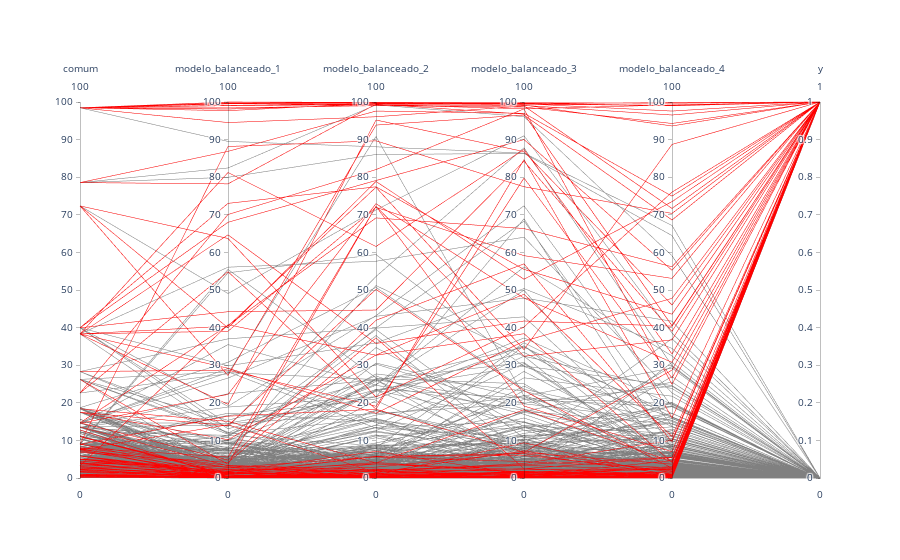

The cell this chart's notebook holds for it:
### Code cell
import plotly.graph_objects as go

import plotly.graph_objects as go

fig = go.Figure(data=
    go.Parcoords(
        line = dict(color = previsoes['y'],
                   colorscale = [[0,'grey'], [1,'red']]),
        dimensions = list([
            dict(range = [0, 100],
                label = 'comum', values = previsoes['comum']),
            dict(range = [0, 100],
                label = 'modelo_balanceado_1', values = previsoes['modelo_balanceado_1']),
            dict(range = [0, 100],
                label = 'modelo_balanceado_2', values = previsoes['modelo_balanceado_2']),
            dict(range = [0, 100],
                label = 'modelo_balanceado_3', values = previsoes['modelo_balanceado_3']),
            dict(range = [0, 100],
                label = 'modelo_balanceado_4', values = previsoes['modelo_balanceado_4']),
            dict(range = [0, 1],
                #constraintrange = [0.5,1],
                label = 'y', values = previsoes['y'])
        ])
    )
)
fig.show()
####################################################################################

### Figure 1 — Plotly figure (JSON) as saved in the notebook; plotly's stock layout.template omitted (floating-point values rounded to 4 significant figures; data arrays with more than 128 entries replaced by an {"elided": "..."} marker saying what was removed)
{"data": [{"dimensions": [{"label": "comum", "range": [0, 100], "values": {"elided": "1837 float values"}}, {"label": "modelo_balanceado_1", "range": [0, 100], "values": {"elided": "1837 float values"}}, {"label": "modelo_balanceado_2", "range": [0, 100], "values": {"elided": "1837 float values"}}, {"label": "modelo_balanceado_3", "range": [0, 100], "values": {"elided": "1837 float values"}}, {"label": "modelo_balanceado_4", "range": [0, 100], "values": {"elided": "1837 float values"}}, {"label": "y", "range": [0, 1], "values": {"elided": "1837 int values"}}], "line": {"color": {"elided": "1837 int values"}, "colorscale": [[0, "grey"], [1, "red"]]}, "type": "parcoords"}], "layout": {}}
